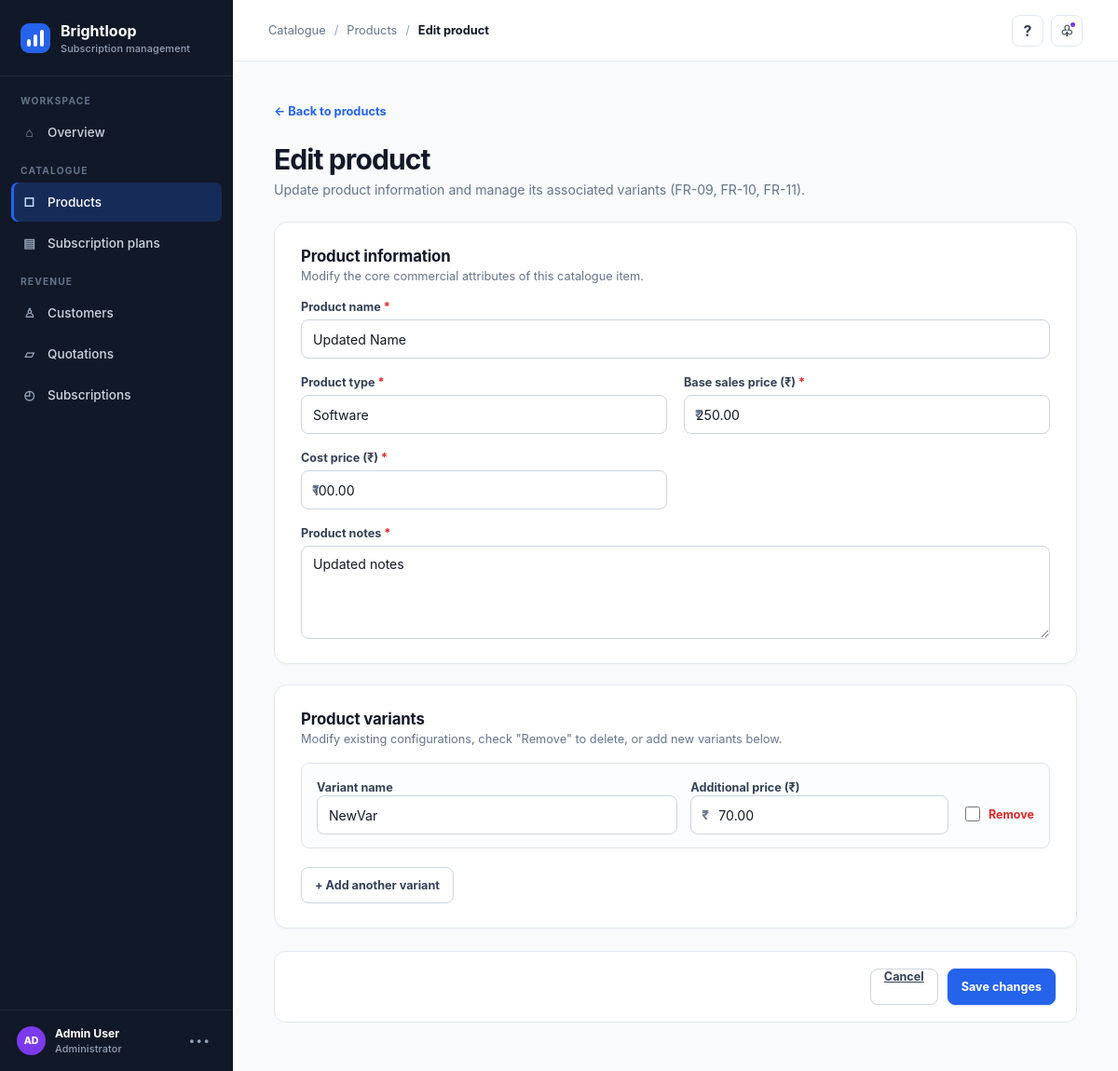
The app's page /products/2/edit/ with its own data.
### core/models.py (models this page shows, shortened)
class Product(models.Model):
    name = models.CharField(max_length=80, unique=True)
    product_type = models.CharField(max_length=50)
    sales_price = models.DecimalField(max_digits=12, decimal_places=2, validators=[MinValueValidator(0)])
    cost_price = models.DecimalField(max_digits=12, decimal_places=2, validators=[MinValueValidator(0)])
    notes = models.TextField(max_length=500)
    created_at = models.DateTimeField(auto_now_add=True)
    class Meta:
        ordering = ["-created_at"]

class ProductVariant(models.Model):
    product = models.ForeignKey(Product, related_name="variants", on_delete=models.CASCADE)
    name = models.CharField(max_length=80)
    additional_price = models.DecimalField(max_digits=12, decimal_places=2, default=0, validators=[MinValueValidator(0)])
    class Meta:
        constraints = [
            models.UniqueConstraint(fields=["product", "name"], name="unique_variant_name_per_product"),
        ]

### core/views.py (the view, shortened to what this page needs)
# urls.py: path('products/<int:product_id>/edit/', views.product_edit, name='product_edit'),
def product_edit(request, product_id):
    if not is_product_admin(request.user):
        messages.error(request, "You are not authorized to modify products.")
        return redirect("product_list")
    product = get_object_or_404(Product, id=product_id)
    existing_variants = product.variants.all()
    return render(
        request,
        "core/products/prod_edit.html",
        {
            "product": product,
            "variants": existing_variants,
        },
    )

### core/views.py (called while the page is built, shortened)
def is_product_admin(user):
    if not user.is_authenticated:
        return True

### core/templates/core/products/prod_edit.html (shortened to what this page needs)
{% load static %}
<!doctype html>
<html lang="en">
<head>
    <link rel="stylesheet" href="{% static 'core/products/product-creation.css' %}">
</head>
<body>
    <aside class="sidebar" id="sidebar" aria-label="Primary navigation">
        <a class="brand" href="{% url 'product_list' %}" aria-label="Brightloop home">
            <span class="brand-mark" aria-hidden="true"><span></span><span></span><span></span></span>
            <span>Brightloop<small>Subscription management</small></span>
        </a>
        <nav class="navigation">
            <p class="nav-label">Workspace</p>
            <a class="nav-link" href="#"><span class="nav-icon">⌂</span>Overview</a>
            <p class="nav-label">Catalogue</p>
            <a class="nav-link active" href="{% url 'product_list' %}" aria-current="page"><span class="nav-icon">□</span>Products</a>
            <a class="nav-link" href="{% url 'plan_list' %}"><span class="nav-icon">▤</span>Subscription plans</a>
            <p class="nav-label">Revenue</p>
            <a class="nav-link" href="#"><span class="nav-icon">♙</span>Customers</a>
            <a class="nav-link" href="{% url 'quotation_list' %}"><span class="nav-icon">▱</span>Quotations</a>
            <a class="nav-link" href="#"><span class="nav-icon">◴</span>Subscriptions</a>
        </nav>
        <div class="account">
            <span class="avatar" aria-hidden="true">AD</span>
            <span><strong>Admin User</strong><small>Administrator</small></span>
            <button class="more-button" type="button" aria-label="Account options">•••</button>
        </div>
    </aside>
    <div class="app-shell">
        <header class="topbar">
            <nav class="breadcrumbs" aria-label="Breadcrumb">
                <a href="{% url 'product_list' %}">Catalogue</a>
                <span>/</span>
                <a href="{% url 'product_list' %}">Products</a>
                <span>/</span>
                <strong>Edit product</strong>
            </nav>
            <div class="topbar-actions">
                <button class="utility-button" type="button" aria-label="Help">?</button>
                <button class="utility-button" type="button" aria-label="Notifications">♧<span class="notification-dot"></span></button>
            </div>
        </header>
        <main class="page-content">
            <div class="edit-container">
                <div class="edit-header">
                    <a class="back-link" href="{% url 'product_list' %}">← Back to products</a>
                    <h1>Edit product</h1>
                    <p>Update product information and manage its associated variants (FR-09, FR-10, FR-11).</p>
                </div>
                <form method="POST" action="{% url 'product_edit' product.id %}" novalidate>
                    <section class="edit-card">
                        <h2>Product information</h2>
                        <p>Modify the core commercial attributes of this catalogue item.</p>
                        <div class="edit-grid">
                            <div class="edit-field edit-field-full">
                                <label for="productName">Product name <em>*</em></label>
                                <input
                                    type="text"
                                    id="productName"
                                    name="productName"
                                    maxlength="80"
                                    required
                                    value="{{ posted.productName|default:product.name }}"
                                    placeholder="e.g. Brightloop Payroll"
                                >
                            </div>
                            <div class="edit-field">
                                <label for="productType">Product type <em>*</em></label>
                                <input
                                    type="text"
                                    id="productType"
                                    name="productType"
                                    maxlength="50"
                                    required
                                    value="{{ posted.productType|default:product.product_type }}"
                                    placeholder="e.g. Software, Service, Subscription"
                                >
                            </div>
                            <div class="edit-field">
                                <label for="salesPrice">Base sales price (₹) <em>*</em></label>
                                <div class="currency-input">
                                    <span aria-hidden="true">₹</span>
                                    <input
                                        type="number"
                                        id="salesPrice"
                                        name="salesPrice"
                                        min="0"
                                        step="0.01"
                                        required
                                        value="{{ posted.salesPrice|default:product.sales_price }}"
                                        placeholder="0.00"
                                    >
                                </div>
                            </div>
                            <div class="edit-field">
                                <label for="costPrice">Cost price (₹) <em>*</em></label>
                                <div class="currency-input">
                                    <span aria-hidden="true">₹</span>
                                    <input
                                        type="number"
                                        id="costPrice"
                                        name="costPrice"
                                        min="0"
                                        step="0.01"
                                        required
                                        value="{{ posted.costPrice|default:product.cost_price }}"
                                        placeholder="0.00"
                                    >
                                </div>
                            </div>
                            <div class="edit-field edit-field-full">
                                <label for="productNotes">Product notes <em>*</em></label>
                                <textarea
                                    id="productNotes"
                                    name="productNotes"
                                    maxlength="500"
                                    rows="4"
                                    required
                                    placeholder="Describe the product and its features."
                                >{{ posted.productNotes|default:product.notes }}</textarea>
                            </div>
                        </div>
                    </section>
                    <section class="edit-card">
                        <h2>Product variants</h2>
                        <p>Modify existing configurations, check "Remove" to delete, or add new variants below.</p>
                        <div id="variantContainer">
                            {% for variant in variants %}
                                <div class="variant-row" id="variant-row-{{ variant.id }}">
                                    <div>
                                        <label for="vname-{{ variant.id }}">Variant name</label>
                                        <input
                                            type="text"
                                            id="vname-{{ variant.id }}"
                                            name="variant_name"
                                            maxlength="80"
                                            required
                                            value="{{ variant.name }}"
                                        >
                                    </div>
                                    <div>
                                        <label for="vprice-{{ variant.id }}">Additional price (₹)</label>
                                        <div class="currency-input">
                                            <span aria-hidden="true">₹</span>
                                            <input
                                                type="number"
                                                id="vprice-{{ variant.id }}"
                                                name="variant_additional_price"
                                                min="0"
                                                step="0.01"
                                                required
                                                value="{{ variant.additional_price }}"
                                            >
                                        </div>
                                    </div>
                                    <label class="delete-variant" title="Mark this variant for removal">
                                        <input
                                            type="checkbox"
                                            name="variant_delete_ids"
                                            value="{{ variant.id }}"
                                            onchange="toggleVariantRemoval(this)"
                                        >
                                        Remove
                                    </label>
                                </div>
                            {% empty %}
                                <p style="color:var(--slate); font-size:.8rem; margin-bottom:12px;" id="noVariantsMsg">No variants configured for this product yet.</p>
                            {% endfor %}
                        </div>
                        <button
                            type="button"
                            id="addVariantButton"
                            class="button button-secondary"
                            style="margin-top: 8px;"
                        >
                            <span aria-hidden="true">+</span> Add another variant
                        </button>
                    </section>
                    <div class="edit-actions">
                        <a href="{% url 'product_list' %}" class="button button-secondary">
                            Cancel
                        </a>
                        <button type="submit" class="button button-primary">
                            Save changes
                        </button>
                    </div>
                </form>
            </div>
        </main>
    </div>
</body>
</html>

### core/templates/core/products/prod_edit.html (style rules this page uses)
.edit-container { max-width: 900px; margin: 0 auto; }
.edit-header { margin-bottom: 26px; }
.edit-header h1 { color: var(--navy); margin: 12px 0 6px; font-size: clamp(1.6rem, 2.5vw, 2rem); letter-spacing: -0.03em; }
.edit-header p { color: var(--slate); font-size: .88rem; margin: 0; }
.edit-card { background: white; padding: 26px 28px; border-radius: 14px; margin-bottom: 22px; border: 1px solid var(--border); box-shadow: 0 2px 3px rgba(15,23,42,.02); }
.edit-card h2 { margin: 0 0 4px; color: var(--navy); font-size: 1.05rem; letter-spacing: -0.01em; }
.edit-card > p { color: var(--slate); font-size: .8rem; margin: 0 0 18px; }
.edit-grid { display: grid; grid-template-columns: repeat(2, minmax(0, 1fr)); gap: 18px; }
.edit-field { display: flex; flex-direction: column; gap: 6px; }
.edit-field-full { grid-column: 1 / -1; }
.edit-field label, .variant-row label { font-size: .79rem; font-weight: 700; color: var(--slate-dark); }
.edit-field input, .edit-field textarea, .edit-field select { width: 100%; height: 42px; padding: 0 12px; border: 1px solid #cbd5e1; border-radius: 8px; font: inherit; color: var(--navy); font-size: .88rem; transition: border-color .15s, box-shadow .15s; }
.edit-field textarea { height: auto; min-height: 100px; padding: 10px 12px; resize: vertical; }
.variant-row { display: grid; grid-template-columns: minmax(0, 1.4fr) minmax(0, 1fr) auto; gap: 14px; align-items: end; padding: 14px 16px; margin-bottom: 12px; border: 1px solid #dbe2eb; border-radius: 9px; background: #fcfdff; transition: opacity .18s ease; }
.delete-variant { display: flex !important; align-items: center; gap: 6px; font-size: .78rem !important; color: #dc2626 !important; padding-bottom: 11px; white-space: nowrap; cursor: pointer; user-select: none; }
.delete-variant input[type="checkbox"] { width: 16px; height: 16px; cursor: pointer; accent-color: var(--danger); }
.edit-actions { display: flex; gap: 10px; justify-content: flex-end; margin-top: 24px; padding: 18px 22px; border: 1px solid var(--border); border-radius: 12px; background: white; }

### records on screen
Product: productName "Updated Name", productType "Software", salesPrice "250.00", costPrice "100.00", productNotes "Updated notes"
ProductVariant: variant_name "NewVar", variant_additional_price "70.00"
